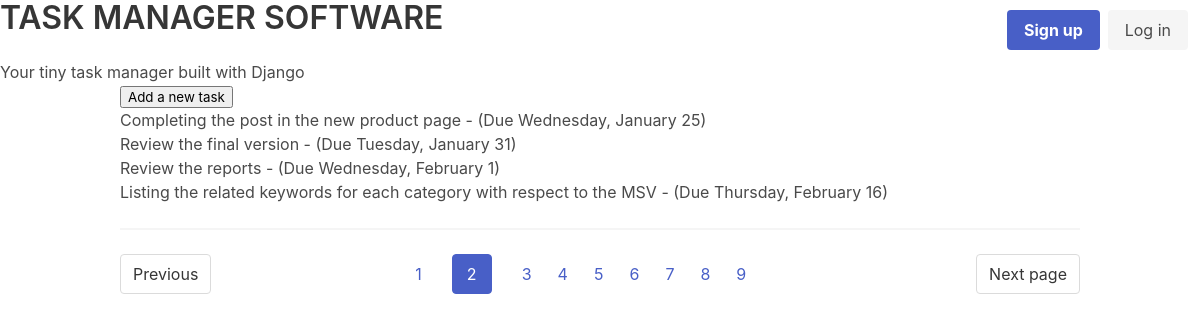
Page /tasks/2 on the committed database.
### task_app/models.py (models this page shows, shortened)
class TaskItem(models.Model):
    title = models.CharField(max_length=100)
    description = models.TextField(null=True, blank=True)
    created_date = models.DateTimeField(auto_now_add=True)
    start_date = models.DateTimeField(default=timezone.now)
    due_date = models.DateTimeField(default=one_week_hence)
    class Meta:
        ordering = ["due_date"]

### task_app/views.py (the view)
# urls.py: path("tasks/<int:page>", views.listing, name="task-by-page"),
def listing(request, page):
    tasks = TaskItem.objects.all().order_by("due_date")
    paginator = Paginator(tasks, per_page=4)
    page_object = paginator.get_page(page)
    page_object.adjusted_elided_pages = paginator.get_elided_page_range(page)
    context = {"page_obj": page_object}
    return render(request, "task_app/index.html", context)

### task_app/templates/task_app/index.html (shortened to what this page needs)
{% extends "base.html" %}
{% block content %}
<p>
    <input
            value="Add a new task"
            type="button"
            onclick="location.href='{% url "task-add" %}'"/>
</p>
<ul>
   {% for task in page_obj %}
    <li >
       <div>
            <div
                    role="button"
                    onclick="location.href=
                        '{% url "item-update" task.id %}'">
                    {{ task.title }} -
                    (Due {{ task.due_date | date:"l, F j" }})
            </div>
        </div>
    </li>
    {% endfor %}
</ul>
<hr>
<nav class="pagination is-centered" role="navigation" aria-label="pagination">
     {% if page_obj.has_previous %}
          <a class="pagination-previous" href="{% url 'task-by-page' 1 %}" >
              Previous
          </a>
    {% endif%}
    {% if page_obj.has_next %}
          <a class="pagination-next" href="{% url 'task-by-page' page_obj.next_page_number %}">
              Next page
          </a>
    {% endif%}
  <ul class="pagination-list">
      {% for page_number in page_obj.paginator.page_range %}
        <li>
            <a
            href="{% url 'task-by-page' page_number %}"
            class="{% if page_number == page_obj.number %}pagination-link is-current{% endif %}"
            >
                {{page_number}}
            </a>
            <li><span class="pagination-ellipsis">  </span></li>
        </li>
    {% endfor %}
  </ul>
</nav>
{% endblock %}

### rows in the picture
TaskItem: title "Completing the post in the new product page", due_date "Wednesday, January 25"
TaskItem: title "Review the final version", due_date "Tuesday, January 31"
TaskItem: title "Review the reports", due_date "Wednesday, February 1"
TaskItem: title "Listing the related keywords for each category with respect to the MSV", due_date "Thursday, February 16"

### other values in the picture
{{ page_number }} "1" "2" "3" "4" "5" "6" "7" "8" "9"
